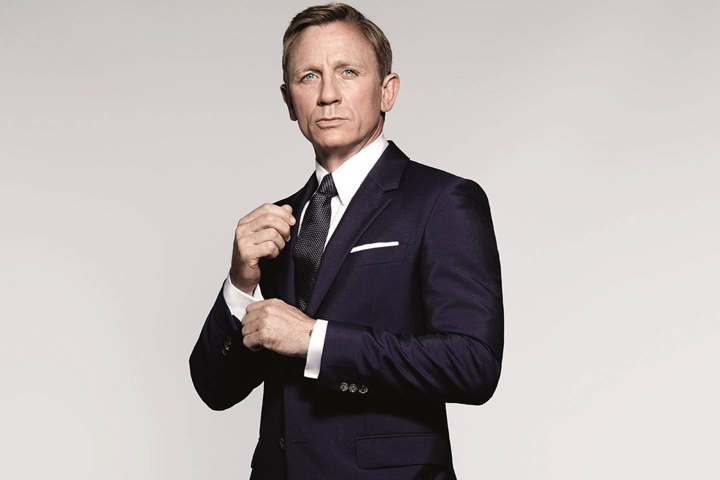
#> input picture images/target/bond.jpg, 1440 x 960 px (shown at 1/2 size)
$ python test_color_filter.py   (older library calls are emulated)
#> lines starting #> are read from the running program, lines starting #| are printed output that depends on the picture
#> further down, img is the input picture: shape (960, 1440, 3); mean B, G, R 173.1, 174, 180.1
### mosaic.py
import os
import random
import cv2 as cv
import numpy as np

import argparse

import struct
from PIL import Image
import numpy as np
import scipy
import scipy.misc
import scipy.cluster

import imageio

from multiprocessing.pool import Pool

import time

def resize(image, factor):
#> called with factor = 0.4
    width = int(image.shape[1] * factor)
#> width = 576
    height = int(image.shape[0] * factor)
#> height = 384
    dim = (width, height)
#> dim = (576, 384)
    # resize image
    if factor > 1:
        return cv.resize(image, dim, interpolation = cv.INTER_CUBIC)
    else:
        return cv.resize(image, dim, interpolation = cv.INTER_AREA)
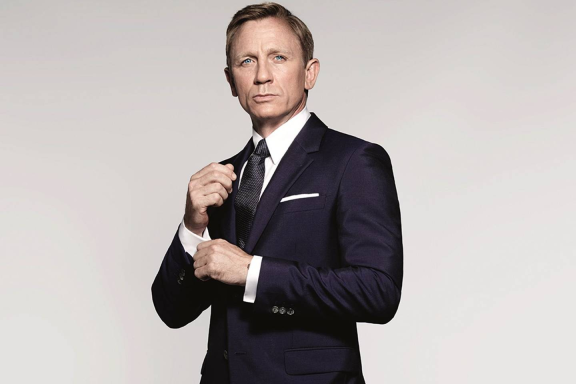
#> returned value: shape (384, 576, 3); mean of channels 0, 1, 2 173.1, 174, 180.1; drawn as B, G, R


def getDominantColor(image, num_clusters=5):
#> called with num_clusters = 5
    shape = image.shape
#> shape = (384, 576, 3)
#> (the run stopped early here; a loop or call above may not have finished)
